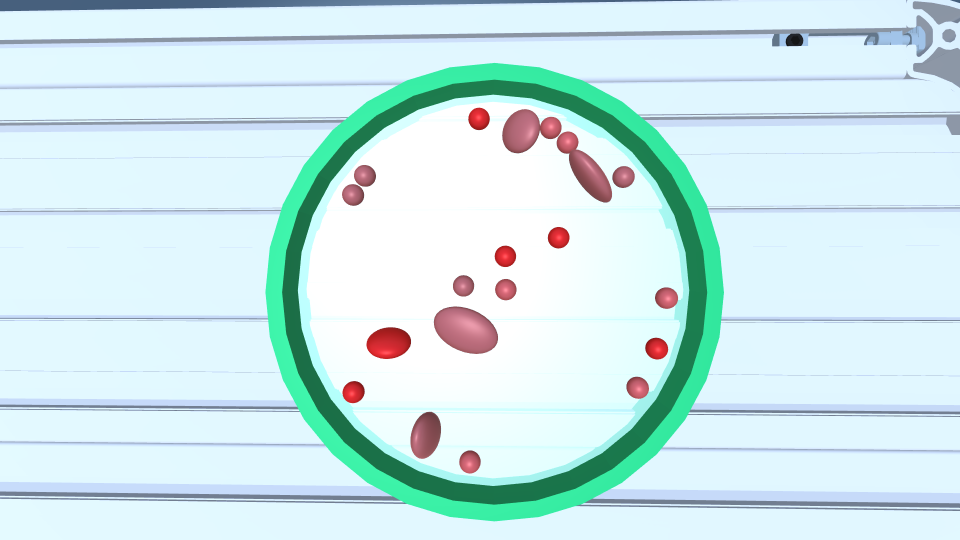
#> input picture Simulink and Matlab schemes/petriDish_test_6.png, 1920 x 1080 px (shown at 1/2 size)
$ jupyter execute detectBacteria.ipynb   (shell and % lines are left out)
#> lines starting #> are read from the running program, lines starting #| are printed output that depends on the picture; after the words box and inside, x2 and y2 are one past the last pixel; in counts of white or black regions, pixels touching at a corner belong together
### Simulink and Matlab schemes/detObjFunc.py
#from RVdolinar module from labs
from PIL import Image
import numpy as np
import matplotlib.pyplot as plt
import cv2 as cv
from scipy.interpolate import interpn
import math
def showImage(iImage, iTitle):
    plt.figure(iTitle)
    plt.imshow(iImage,cmap='gray',clim=[0,255])
    plt.xlabel('x axis')
    plt.ylabel('y axis')
def loadImage(iPath):
#> called with iPath = 'petriDish_test_6.png'
    tempImage=Image.open(iPath)
#> tempImage is the input picture: PIL image 1920x1080 RGB; mean R, G, B 205.1, 232.5, 234.6
    oImage=np.array(tempImage)
    return oImage
def saveImage(iPath, iImage, iFormat):
    tempI=Image.fromarray(iImage)
    tempI.save(iPath,format=iFormat)
# [374 lines left out: functions cropImage, mirrorVertical, RGBtoGrayscale, scaleImage, windowImage, thresholdImage and 13 more, not called in this run]

    #end of original RVdolinar module contents

### Simulink and Matlab schemes/detectBacteria.ipynb
[cell 1]
import matplotlib.pyplot as plt
import detObjFunc as RV
orImage=RV.loadImage("petriDish_test_6.png")
RV.showImage(orImage,"original image")

[cell 2]
def findBacteria(iImage,draw=0):
    #set draw=1 to see intermediate debug steps
#> called with draw = 1
    minR=380
    maxR=500
    dishThickness=45
    import detObjFunc as RV
    import cv2
    import matplotlib.pyplot as plt
    import detObjFunc as RV
    from PIL import Image
    import numpy as np
    #grImage=cv2.cvtColor(iImage,cv2.COLOR_RGB2GRAY)
    drImage=np.float32(iImage[:,:,0:3]/255)
    drImage=cv2.cvtColor(drImage,cv2.COLOR_RGB2BGR)
    #get circle of petri dish
    grImage=cv2.GaussianBlur(cv2.cvtColor(iImage,cv2.COLOR_RGB2GRAY), (19,19),0 );
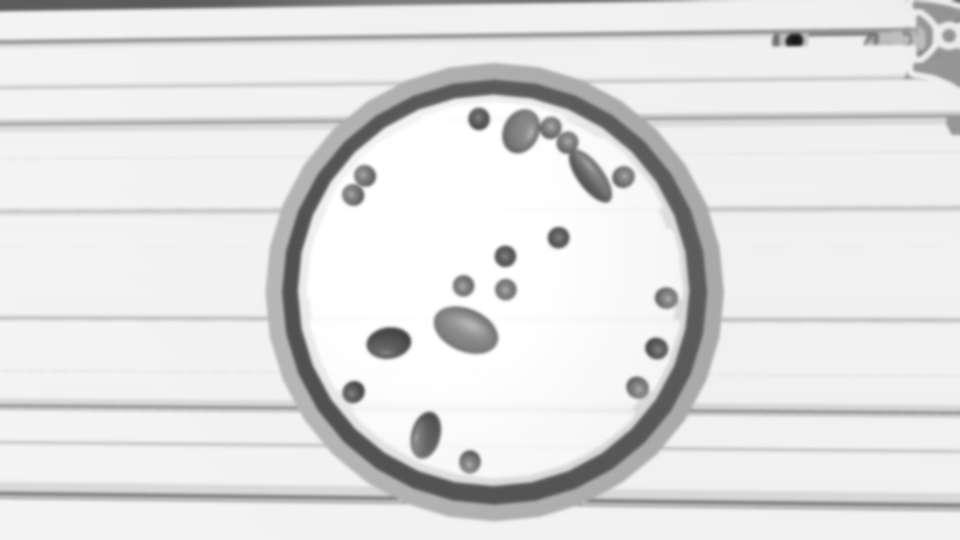
#> grImage: shape (1080, 1920) (shown at 1/2 size); min 22, max 255, mean 224.5
    #drImage=cv2.cvtColor(iImage,cv2.COLOR_RGB2RGB)
    foundVar=cv2.HoughCircles(grImage,cv2.HOUGH_GRADIENT,1,50,param1=100,param2=50,minRadius=minR,maxRadius=maxR)
#> foundVar = [[988.5, 584.5, 423.4]]
    if foundVar is not None:
        foundVar=np.round(foundVar[0,:]).astype("int")
#> foundVar = [[988, 584, 423]]
    if draw:
        print(foundVar)
#| [[988 584 423]]
        for (x,y,r) in foundVar:
            drImage=cv2.circle(drImage,(x,y),r,(0,0,255),round(dishThickness*1.75))
#> this loop made 1 pass
#> pass 1, in findBacteria, `drImage=cv2.circle(drImage,(x,y),r,(0,0,255),round(dishThickness*1.75))`:
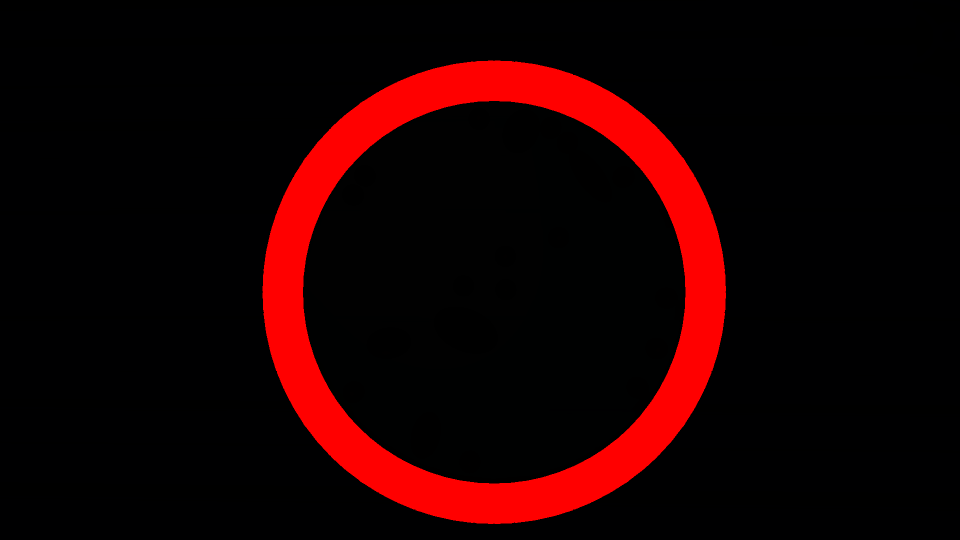
#> drImage: shape (1080, 1920, 3) float32 (shown at 1/2 size); mean B, G, R 0.9, 0.8, 26.8
        drImage=cv2.cvtColor(drImage,cv2.COLOR_BGR2RGB)
        RV.showImage(drImage,"found petri dish")
    #remove everything outside the dish on the red channel
    tImage=cv2.cvtColor(iImage[:,:,0:3],cv2.COLOR_RGB2GRAY)
    tImage=cv2.GaussianBlur(iImage[:,:,0], (15,15),0 );
    for x in range(tImage.shape[1]):
        for y in range(tImage.shape[0]):
            if (((x-foundVar[0,0])**2)+((y-foundVar[0,1])**2)>((foundVar[0,2]-dishThickness)**2)):
                tImage[y,x]=0
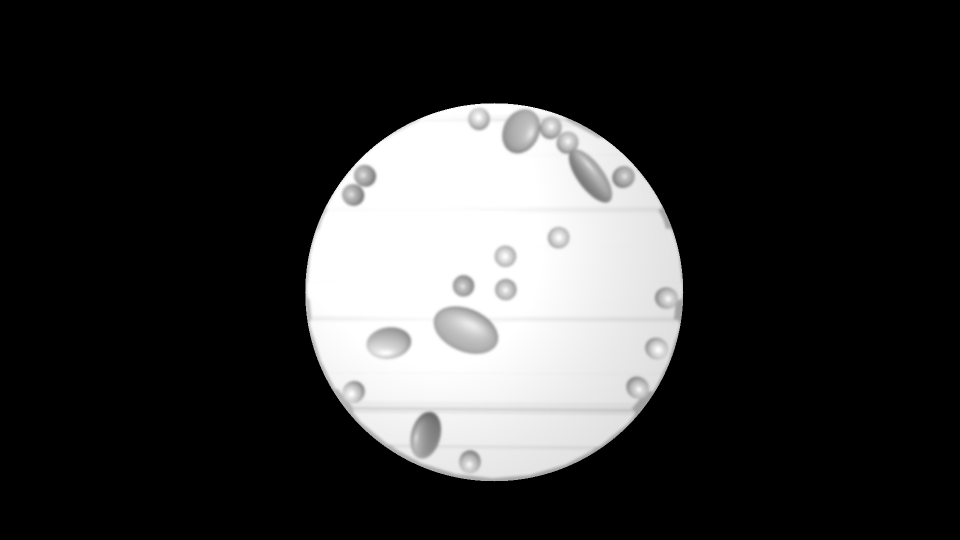
#> tImage: shape (1080, 1920) (shown at 1/2 size); min 0, max 255, mean 51.1
    if draw:
        RV.showImage(tImage,"removed background and thresholded")
    #threshold and mask
    (t1,tmp1)=cv2.threshold(tImage,140,1,cv2.THRESH_BINARY)
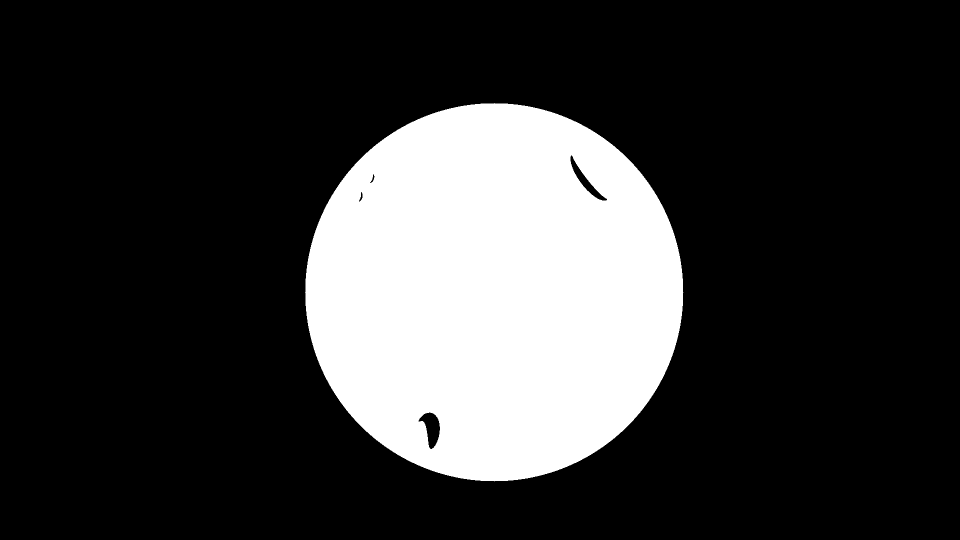
#> tmp1: shape (1080, 1920) (shown at 1/2 size); values 0 (black) and 1 (white), 21.5% white; 1 white region, box (x1, y1, x2, y2) and area: (610, 206, 1367, 963) 445741
    (t2,tmp2)=cv2.threshold(tImage,215,1,cv2.THRESH_BINARY)
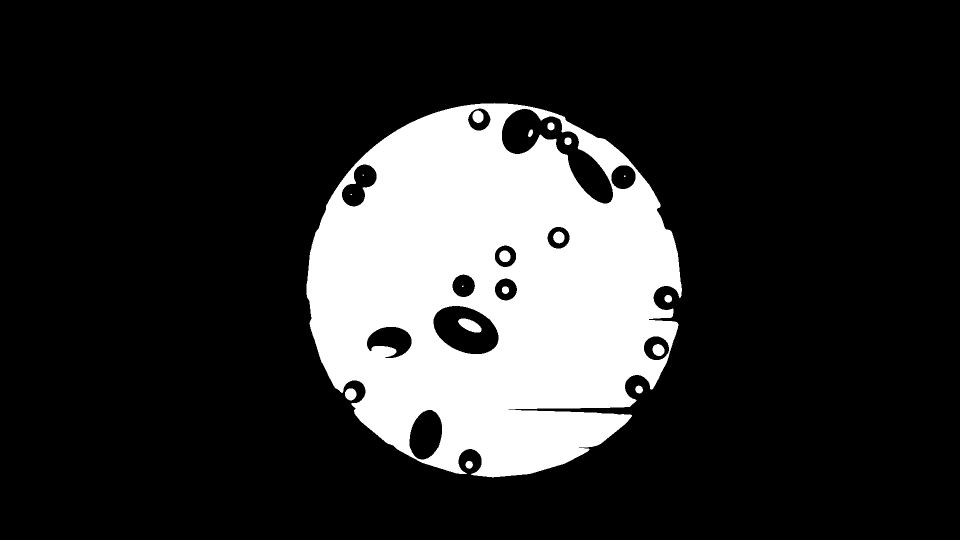
#> tmp2: shape (1080, 1920) (shown at 1/2 size); values 0 (black) and 1 (white), 18.6% white; 18 white regions (4 under 20 px), largest, box (x1, y1, x2, y2) and area: (613, 206, 1364, 955) 380814, (916, 637, 963, 665) 828, (1305, 688, 1329, 712) 445
    mask=255*np.multiply(tmp1,(np.ones_like(tmp2)-tmp2))
#> mask: shape (1080, 1920); 2.9% white; 17 white regions (2 under 20 px), largest, box (x1, y1, x2, y2) and area: (610, 370, 1367, 963) 19982, (1004, 218, 1226, 407) 12555, (867, 612, 997, 708) 8496
    if draw:
        RV.showImage(255*tmp1,"thr1")
        RV.showImage(255*(1-tmp2),"thr2")
        RV.showImage(mask,"mask")
    #erode and dilate
    kernel = np.ones((3,3),np.uint8)
    kernel[0,0] = 0.25
    kernel[0,2] = 0.25
    kernel[2,0] = 0.25
    kernel[2,2] = 0.25
    mask = cv2.erode(mask,kernel,iterations = 7)
#> mask: shape (1080, 1920); 1% white; 23 white regions (7 under 20 px), largest, box (x1, y1, x2, y2) and area: (1011, 225, 1219, 395) 6561, (874, 619, 990, 701) 5522, (741, 661, 816, 704) 1883
    if draw:
        RV.showImage(mask,"eroded")
    mask = cv2.dilate(mask,kernel,iterations = 15)
#> mask: shape (1080, 1920); 3.5% white; 16 white regions, largest, box (x1, y1, x2, y2) and area: (996, 210, 1279, 410) 19846, (859, 604, 1005, 716) 11838, (726, 646, 831, 719) 5098
    if draw:
        RV.showImage(mask,"dilated, end mask")
    #label individual objects
    ret, labelImage = cv2.connectedComponents(mask)
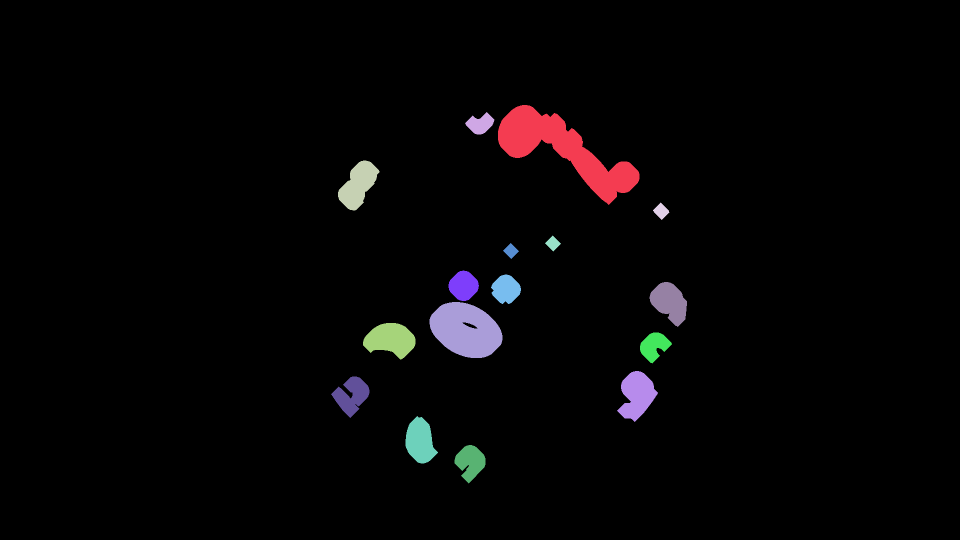
#> labelImage: shape (1080, 1920) int32 (shown at 1/2 size); 17 distinct labels, from 0 to 16; one colour per label, 0 black
#> ret = 17
    if draw:
        print("ret= "+str(ret))
#| ret= 17
        #RV.showImage(((255/ret))*labelImage,"labels")
        #colour results
        colours=np.random.randint(0,253,(ret,3))
#> colours = 17 rows, first 8: [172, 47, 117], [192, 67, 251], [195, 103, 9], [211, 21, 242], [36, 87, 70], [216, 88, 140], [58, 193, 230], [39, 87, 174]
        colours[0,:]=np.zeros_like(colours[0,:])
        rImage=np.zeros_like(iImage)
        rImage=colours[labelImage,:]
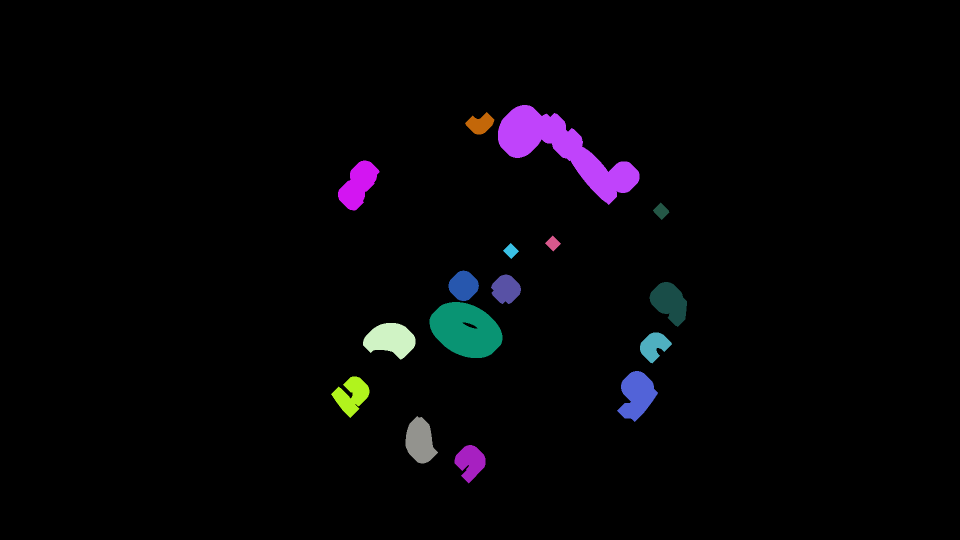
#> rImage: shape (1080, 1920, 3) int64 (shown at 1/2 size); mean of channels 0, 1, 2 4.4, 3.8, 6.1; drawn as R, G, B
        RV.showImage(rImage,"coloured results")
    #calculate average coordinate of each found object
    coord_data=np.zeros((ret,3))
    for x in range(labelImage.shape[1]):
        for y in range(labelImage.shape[0]):
            coord_data[labelImage[y,x],0]=coord_data[labelImage[y,x],0]+x
            coord_data[labelImage[y,x],1]=coord_data[labelImage[y,x],1]+y
            coord_data[labelImage[y,x],2]=coord_data[labelImage[y,x],2]+1
#> after the loop, coord_data = 17 rows, first 8: [1.92e+09, 1.08e+09, 2001785], [22369566, 5953840, 19846], [1489279, 384092, 1551], [3333581, 1720128, 4656], [799809, 255308, 605], [566016, 249088, 512], [523008, 256768, 512], [2463361, 1518343, 2658]
    avg_coords=np.zeros((ret,2),dtype="int")
    for i in range(ret):
        avg_coords[i,0]=round(coord_data[i,0]/coord_data[i,2])
        avg_coords[i,1]=round(coord_data[i,1]/coord_data[i,2])
#> after the loop, avg_coords = 17 rows, first 8: [958, 539], [1127, 300], [960, 248], [716, 369], [1322, 422], [1106, 486], [1022, 502], [927, 571]
    #print(avg_coords)
    avg_coords=np.delete(avg_coords,0,0)  #delete the background's row
#> avg_coords = 16 rows, first 8: [1127, 300], [960, 248], [716, 369], [1322, 422], [1106, 486], [1022, 502], [927, 571], [1011, 578]
    if draw:
        lastImage=np.float32(iImage[:,:,0:3]/255)
        lastImage=cv2.cvtColor(lastImage,cv2.COLOR_RGB2BGR)
        print(lastImage.shape)
#| (1080, 1920, 3)
        print(avg_coords)
#> (printed output is left out)
        for j in range(ret-1):
            lastImage=cv2.line(lastImage,(avg_coords[j,0]+10,avg_coords[j,1]),(avg_coords[j,0]-10,avg_coords[j,1]),(0,255,127),2)
            lastImage=cv2.line(lastImage,(avg_coords[j,0],avg_coords[j,1]+10),(avg_coords[j,0],avg_coords[j,1]-10),(0,255,127),2)
        lastImage=cv2.cvtColor(lastImage,cv2.COLOR_BGR2RGB)
        RV.showImage(lastImage,"found coords")
    return avg_coords

[cell 3]
print(findBacteria(orImage,1))
#> (printed output is left out)
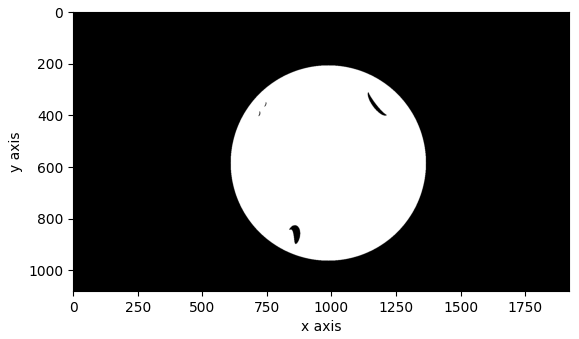
#> figure drawn by matplotlib, 1 panel
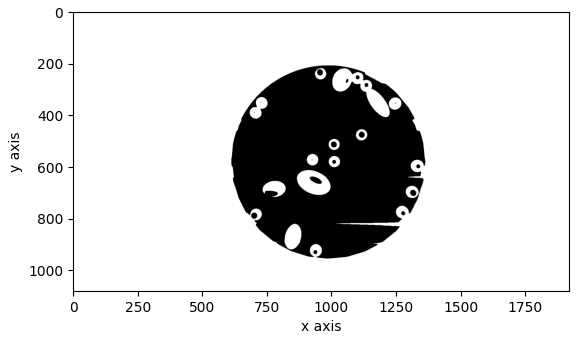
#> figure drawn by matplotlib, 1 panel
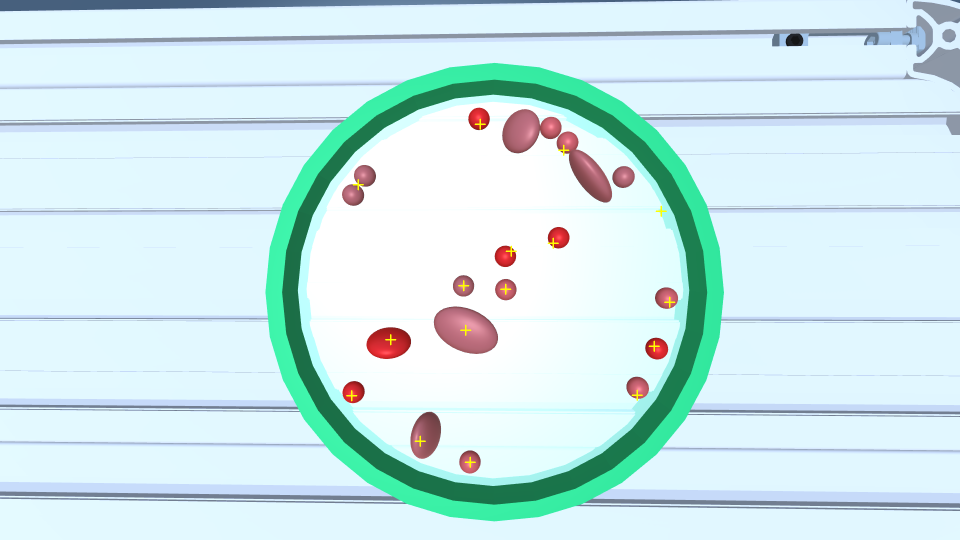
#> shown: shape (1080, 1920, 3) float32 (shown at 1/2 size); mean R, G, B 0.801, 0.92, 0.92
